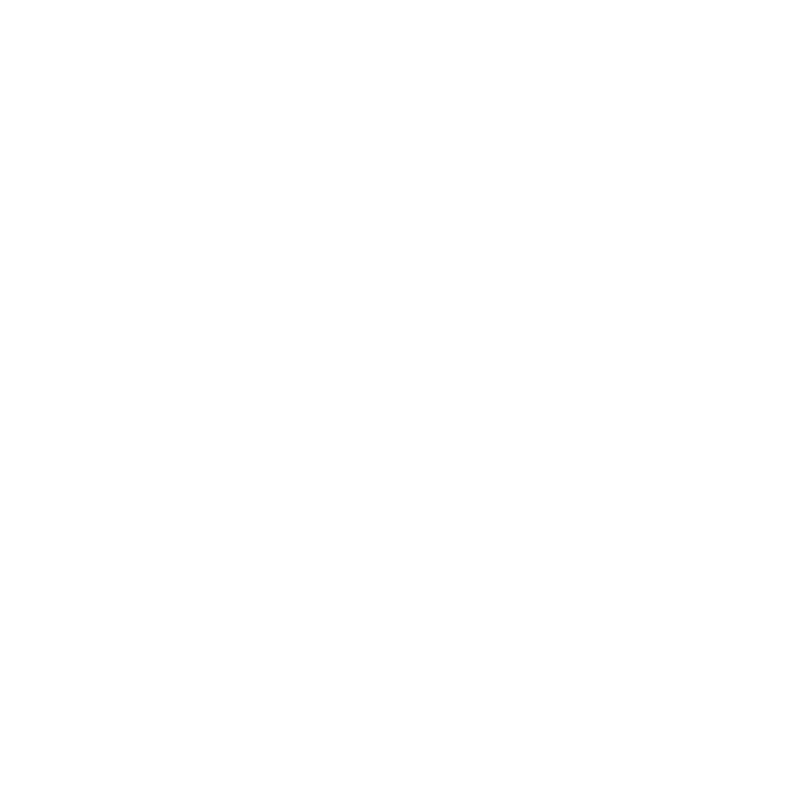
Frame 1 (no input)
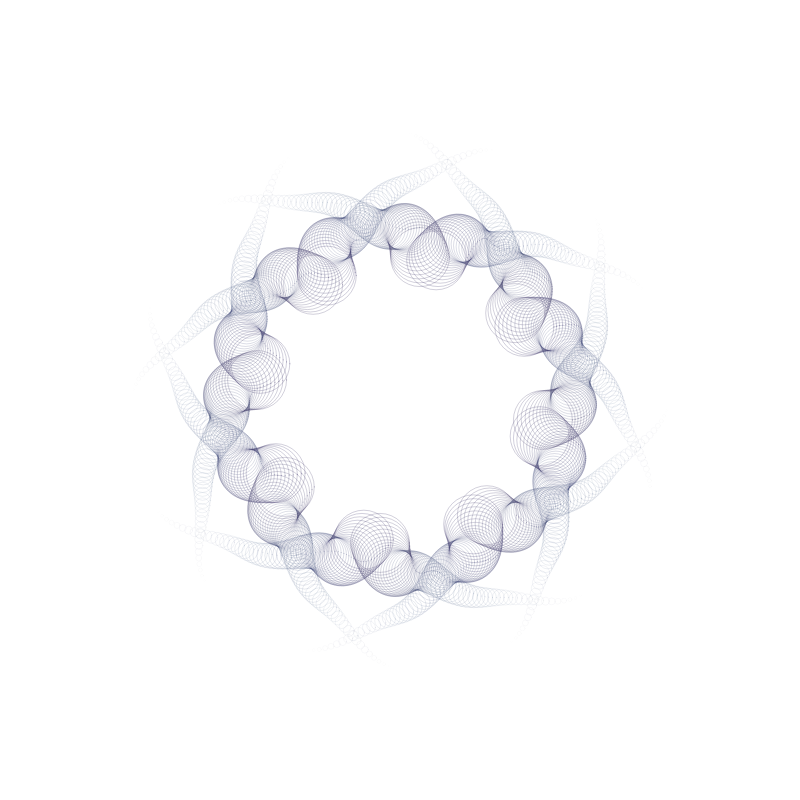
Frame 60 (no input)
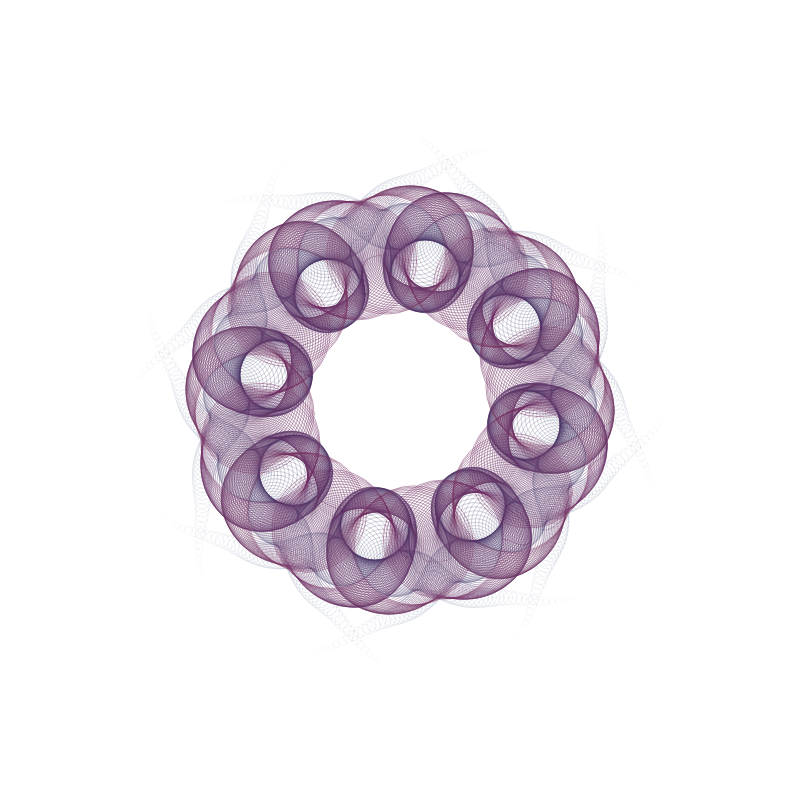
Frame 120 (the mouse pressed at the canvas centre since frame 60)

The p5.js sketch that drew these frames (run headless with seeded random() and noise() and a simulated clock; from frame 60 on, the mouse is pressed at the canvas centre):

// p5.js sketch
// ── sketch.js
/**
 * Original source
 * https://twitter.com/acha_for_cs/status/1610708445505937408?s=12&t=RFvK9dKpiGu1vxPxPdyLQQ
 */
let t = 0;
let down = false;
let fade;
let fadeAmount = 1;
let bg = 255;

function setup() {
	createCanvas((W = 800), W);
	colorMode(RGB);
	noFill();
	F = 400;
	background(bg);
	fade = 0;
}

function draw() {
	d = 3;

	for (r = 0; r < TAU; r += PI / 8) {
		a = r + (sin(t / 50) / 3) * d;
		l = noise(t / 100) * F;
		x = cos(a) * l + F;
		y = sin(a) * l + F;
		stroke((t % F) + d, 50 + d, 100, fade);
		circle(x, y, t % F);
		d = -d;
	}
	if (fade == 0) {
		clear();
	}
	if (t >= 300) {
		down = true;
	}
	if (t < 0) {
		down = false;
	}
	if (t <= 300 && !down) {
		t++;
	} else {
		t--;
	}

	if (fade < 0) fadeAmount = 1;

	if (fade > 255) fadeAmount = -10;

	fade += fadeAmount;
}
